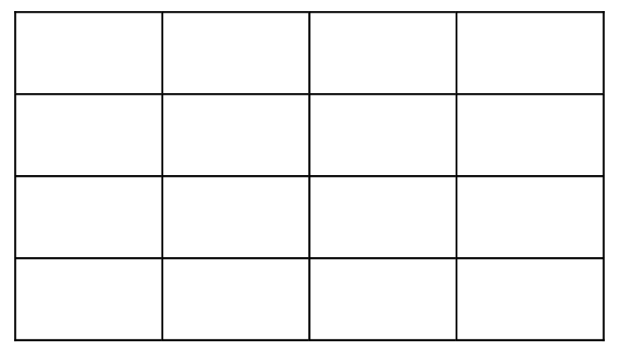
#> input picture distorsion/image.png, 619 x 350 px
$ jupyter execute distortion.ipynb
#> lines starting #> are read from the running program, lines starting #| are printed output that depends on the picture
# Искажение объектива

1. Напиши формулу.
2. Покажи py с функцией, реализующую формулу на бумаге.
3. Покажи ipynb . где загружаешь картинку.
4. Покажи слайдер в ipynb (я предполагаю, что человек исп стандарные виджеты) ,
где можно налету корректировать дисторсию туда-сюда.

# Пункт 1
Выполню описание формулы радиальной дисторсии
1. (cx, cy) — оптический центр изображения.
2. k1, k2 — коэффициенты радиальной дисторсии.
3. Нормализуем координаты, переносим центр координат в оптический центр (cx, cy):
x_prime = x_old - cx
y_prime = y_old - cy
4. Вычисляем квадрат радиуса, расстояние от центра до точки используется в формуле искажения
r² = x_prime² + x_prime²
5. Основная формула коррекции, вычисляем коэффициент коррекции
correction_factor = (1 + k1 * r² + k2 * r⁴)
6. Применяем коррекцию, получаем новые координаты в нормализованной системе и возвращаемся в исходную систему координат:
new_x = x_prime * correction_factor + cx
new_y = y_prime * correction_factor + cy

[cell 1]
import numpy as np
import ipywidgets as widgets
from ipywidgets import interact
import matplotlib.pyplot as plt
import cv2

# Пункт 2
Опишу полностью логику работы фукнции которая искажает изображение.
1. Вытаскиваем из изображения данные высоты и ширины и вычисляем координаты центра изображения
2. Заполняем новое изображение нулями, размер которого соответсвует размеру исходного изображения
3. Вычисляем новые координаты, для этого нормализуем координаты, переместив центр в (0;0) (для облегчения вычислений), считаем расстояние от нового центра до координат, вычисляем фактор корректирования для дисторсии и обновляем координаты в соотвествии с формулой, записываем новые координаты в новое изображение, предварительно вернув координаты центра в исходный центр

[cell 2]
image = cv2.imread('image.png')
#> image is the input picture: shape (350, 619, 3); min 0, max 255, mean 244.2

def distort(old_image, k1, k2=0):
#> called with k1 = 0.3, k2 = 1
    h, w = old_image.shape[:2] # высота и ширина изображения
#> h = 350; w = 619
    cx, cy = w / 2, h / 2 # координаты центра изображения
#> cx = 309.5; cy = 175
    new_image = np.zeros_like(old_image) # создаем пустое изображение
    for y_old in range(h):
        for x_old in range(w):

            x_prime = x_old - cx
            y_prime = y_old - cy

            r_squared = (x_prime ** 2 + y_prime ** 2) / ((w/2) ** 2) # вычисляем и нормируем расстояние

            correction_factor = 1 + k1 * (r_squared) + k2 * (r_squared ** 2) #вычисляем корректирование, согласно формуле дисторсии

            #Находим новые координаты
            new_x = x_prime * correction_factor + cx
            new_y = y_prime * correction_factor + cy
            new_x_int = int(round(new_x))
            new_y_int = int(round(new_y))

            #Проверяем что новые координаты входят в диапазон изображения
            if 0 <= new_x_int < w and 0 <= new_y_int < h:
                new_image[y_old, x_old] = old_image[new_y_int, new_x_int]
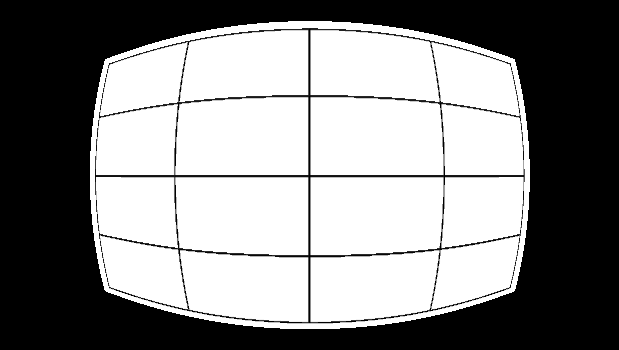
#> new_image: shape (350, 619, 3); min 0, max 255, mean 136.3
#> the sliders are set to k_coeff1 = <module 'ipywidgets.FloatSlide, k_coeff2 = <module 'ipywidgets.FloatSlide
#> new_image: shape (350, 619, 3); every value is 0
    return new_image

print("Функция искажения изображения написана")

# Пункт 3
Загружаю изображение и демонстрирую работу написанной фукнции

[cell 3]
image = cv2.imread('image.png')
plt.figure(figsize=(8, 8))
plt.imshow(image)
plt.axis('off')
plt.show()
plt.figure(figsize=(8, 8))
plt.imshow(distort(image, 0.3, 1))
plt.axis('off')
plt.show()

# Пункт 4
Продемонстрирую слайдер, с помощью которого можно выполнять искажение по написанной ранее функции

[cell 4]
def interactive_correction(k_coeff1, k_coeff2):
    k1 = k_coeff1
    k2 = k_coeff2

    corrected_image = distort(image, k1, k2)

    plt.figure(figsize=(8, 8))
    plt.imshow(corrected_image)
    plt.axis('off')
    plt.show()


slider1 = widgets.FloatSlider(
    min=-1.0,
    max=1.0,
    step=0.01,
    continuous_update=False,
)
slider2 = widgets.FloatSlider(
    min=-1.0,
    max=1.0,
    step=0.01,
    continuous_update=False,
)

widgets.interactive(interactive_correction, k_coeff1=slider1, k_coeff2=slider2)
#> (the call stopped at in distort, `correction_factor = 1 + k1 * (r_squared) + k2 * (r_squared ** 2)`: ipywidgets is not available in this run)
